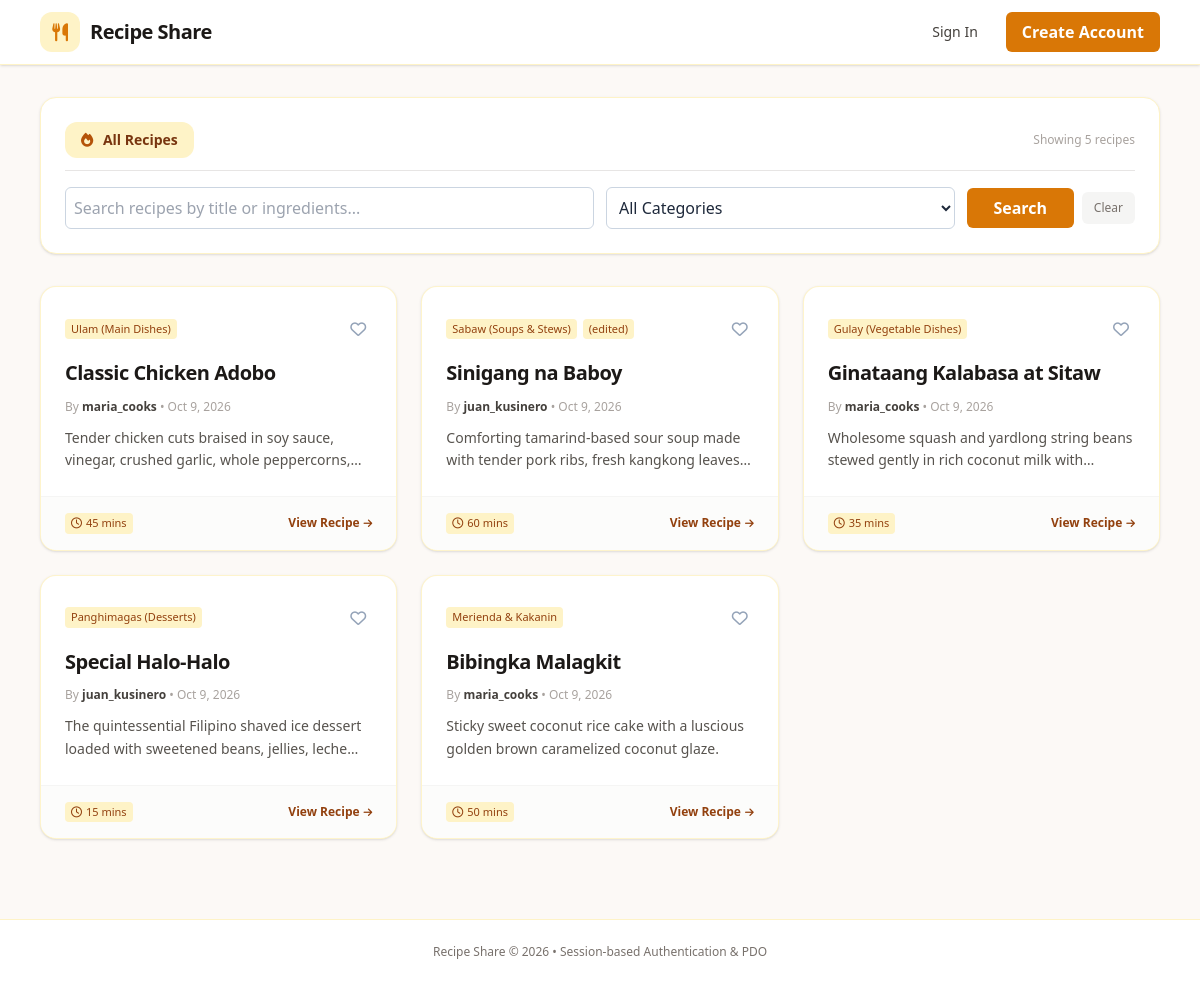
The page / on the database its author committed.
### tables this page shows
CREATE TABLE `recipes` (
  `id` int(11) NOT NULL AUTO_INCREMENT,
  `user_id` int(11) NOT NULL,
  `category_id` int(11) NOT NULL,
  `title` varchar(150) NOT NULL,
  `description` varchar(300) NOT NULL,
  `instructions` text NOT NULL,
  `cooking_time_mins` int(11) DEFAULT 30,
  `servings` int(11) DEFAULT 4,
  `is_edited` tinyint(1) DEFAULT 0,
  `created_at` timestamp NOT NULL DEFAULT current_timestamp(),
  `updated_at` timestamp NOT NULL DEFAULT current_timestamp() ON UPDATE current_timestamp(),
  PRIMARY KEY (`id`),
  KEY `fk_recipes_user` (`user_id`),
  KEY `fk_recipes_category` (`category_id`),
  CONSTRAINT `fk_recipes_category` FOREIGN KEY (`category_id`) REFERENCES `categories` (`id`),
  CONSTRAINT `fk_recipes_user` FOREIGN KEY (`user_id`) REFERENCES `users` (`id`) ON DELETE CASCADE
);

CREATE TABLE `categories` (
  `id` int(11) NOT NULL AUTO_INCREMENT,
  `name` varchar(50) NOT NULL,
  `description` varchar(255) DEFAULT NULL,
  PRIMARY KEY (`id`),
  UNIQUE KEY `name` (`name`)
);

CREATE TABLE `users` (
  `id` int(11) NOT NULL AUTO_INCREMENT,
  `username` varchar(50) NOT NULL,
  `email` varchar(100) NOT NULL,
  `password` varchar(255) NOT NULL,
  `created_at` timestamp NOT NULL DEFAULT current_timestamp(),
  PRIMARY KEY (`id`),
  UNIQUE KEY `username` (`username`),
  UNIQUE KEY `email` (`email`)
);

### classes/Recipe.php (called while the page is built, shortened)
<?php
class Recipe {
    private PDO $pdo;
    public function __construct(?PDO $pdo = null) {
        if ($pdo !== null) {
            $this->pdo = $pdo;
        } else {
            require_once __DIR__ . '/../config/db.php';
            $this->pdo = $GLOBALS['pdo'] ?? ($pdo ?? null);
        }
    }
    public function getAll(?string $keyword = null, ?int $categoryId = null): array {
        $sql = "SELECT r.*, u.username, c.name AS category_name
                FROM recipes r
                JOIN users u ON r.user_id = u.id
                JOIN categories c ON r.category_id = c.id";
        $params = [];
        $sql .= " ORDER BY r.created_at DESC";
        $stmt = $this->pdo->prepare($sql);
        $stmt->execute($params);
        return $stmt->fetchAll();
    }
}

### index.php (the view, shortened to what this page needs)
<?php
require_once __DIR__ . '/classes/Recipe.php';
$isLoggedIn = isset($_SESSION['user_id']);
$userId     = $isLoggedIn ? (int)$_SESSION['user_id'] : 0;
$username   = $_SESSION['username'] ?? '';
$recipeModel   = new Recipe();
$favoriteModel = new Favorite();
$keyword       = trim($_GET['search'] ?? '');
$categoryId    = (isset($_GET['category']) && $_GET['category'] !== '') ? (int)$_GET['category'] : null;
$viewFavorites = ($isLoggedIn && isset($_GET['view']) && $_GET['view'] === 'favorites');
$userFavoritedIds = [];
if ($viewFavorites) {
    $rawFavs = $favoriteModel->getUserFavorites($userId);
    $recipes = array_filter($rawFavs, function ($r) use ($keyword, $categoryId) {
        if ($categoryId !== null && $categoryId > 0 && (int)$r['category_id'] !== $categoryId) {
            return false;
        }
        if ($keyword !== '') {
            $term = mb_strtolower($keyword);
            $inTitle = mb_stripos($r['title'], $term) !== false;
            $inDesc  = mb_stripos($r['description'], $term) !== false;
            if (!$inTitle && !$inDesc) {
                return false;
            }
        }
        return true;
    });
} else {
    $recipes = $recipeModel->getAll($keyword !== '' ? $keyword : null, $categoryId);
}
?>
<!DOCTYPE html>
<html lang="en">
<head>
    <script src="https://cdn.tailwindcss.com"></script>
    <link rel="stylesheet" href="assets/css/tailwind.min.css">
    <link rel="stylesheet" href="assets/fontawesome/css/all.min.css">
</head>
<body class="bg-[#fcf9f6] min-h-screen text-stone-800 antialiased flex flex-col">
    <header class="bg-white border-b border-amber-100 shadow-sm sticky top-0 z-50">
        <div class="max-w-6xl mx-auto px-4 h-16 flex items-center justify-between">
            <a href="index.php" class="flex items-center gap-2.5 group">
                <div class="w-10 h-10 rounded-xl bg-amber-100 flex items-center justify-center text-[#d97706] group-hover:bg-[#d97706] group-hover:text-white transition">
                    <i class="fa-solid fa-utensils text-lg"></i>
                </div>
                <span class="font-bold text-xl tracking-tight text-stone-900 group-hover:text-[#d97706] transition">Recipe Share</span>
            </a>
            <nav class="flex items-center gap-3">
                <?php if ($isLoggedIn): ?>
                    <a href="recipes/create.php"
                       style="background-color: #d97706; color: #ffffff; padding: 8px 16px; border-radius: 6px; font-weight: bold; text-decoration: none;">
                        <i class="fa-solid fa-plus mr-1 text-xs"></i> New Recipe
                    </a>
                    <span class="text-xs text-stone-500 hidden md:inline ml-2">
                        Hi, <strong class="text-stone-800"><?= htmlspecialchars($username) ?></strong>
                    </span>
                    <a href="auth/logout.php"
                       class="text-xs text-stone-500 hover:text-red-600 px-2 py-1 rounded transition">
                        Logout
                    </a>
                <?php else: ?>
                    <a href="auth/login.php" class="px-4 py-2 text-sm font-medium text-stone-700 hover:text-[#d97706] transition">
                        Sign In
                    </a>
                    <a href="auth/register.php"
                       style="background-color: #d97706; color: #ffffff; padding: 8px 16px; border-radius: 6px; font-weight: bold; text-decoration: none;">
                        Create Account
                    </a>
                <?php endif; ?>
            </nav>
        </div>
    </header>
    <main class="flex-1 max-w-6xl w-full mx-auto px-4 py-8 space-y-8">
        <div class="bg-white p-6 rounded-2xl shadow-sm border border-amber-100 space-y-4">
            <div class="flex items-center justify-between border-b border-stone-200 pb-3">
                <div class="flex items-center gap-2">
                    <a href="index.php"
                       class="px-4 py-2 rounded-xl text-sm font-semibold transition <?= !$viewFavorites ? 'bg-amber-100 text-amber-900' : 'text-stone-600 hover:bg-stone-100' ?>">
                        <i class="fa-solid fa-fire text-amber-700 mr-1.5"></i> All Recipes
                    </a>
                </div>
                <span class="text-xs text-stone-400 hidden sm:inline">
                    Showing <?= count($recipes) ?> <?= count($recipes) === 1 ? 'recipe' : 'recipes' ?>
                </span>
            </div>
            <form id="filter-form" onsubmit="event.preventDefault();" class="grid grid-cols-1 sm:grid-cols-12 gap-3 items-center">
                <div class="sm:col-span-6">
                    <input type="text" id="live-search" name="search"
                           value="<?= htmlspecialchars($keyword) ?>"
                           placeholder="Search recipes by title or ingredients..."
                           style="border: 1px solid #cbd5e1; background-color: #ffffff; color: #1e293b; padding: 8px; border-radius: 6px; width: 100%;">
                </div>
                <div class="sm:col-span-4">
                    <select id="live-category" name="category" style="border: 1px solid #cbd5e1; background-color: #ffffff; color: #1e293b; padding: 8px; border-radius: 6px; width: 100%;">
                        <option value="">All Categories</option>
                    </select>
                </div>
                <div class="sm:col-span-2 flex items-center gap-2">
                    <button type="button" id="search-btn"
                            style="background-color: #d97706; color: #ffffff; padding: 8px 16px; border-radius: 6px; font-weight: bold; text-decoration: none; border: none; cursor: pointer; width: 100%;">
                        Search
                    </button>
                    <button type="button" id="clear-filter-btn" title="Reset Filters"
                            class="px-3 py-2 text-xs text-stone-500 hover:text-stone-800 bg-stone-100 rounded-md cursor-pointer">
                        Clear
                    </button>
                </div>
            </form>
        </div>
        <div id="recipes-grid" class="grid grid-cols-1 md:grid-cols-2 lg:grid-cols-3 gap-6 <?= empty($recipes) ? 'hidden' : '' ?>">
            <?php foreach ($recipes as $r): ?>
                <?php
                $recipeId = (int)$r['id'];
                $isFav    = isset($userFavoritedIds[$recipeId]);
                ?>
                <div class="recipe-card bg-white rounded-2xl border border-amber-100/90 shadow-sm hover:shadow-md transition flex flex-col justify-between overflow-hidden"
                     data-title="<?= htmlspecialchars(mb_strtolower($r['title'])) ?>"
                     data-category="<?= htmlspecialchars((string)$r['category_id']) ?>"
                     data-desc="<?= htmlspecialchars(mb_strtolower($r['description'])) ?>">
                    <div class="p-6 space-y-3">
                        <div class="flex items-center justify-between gap-2">
                            <div class="flex flex-wrap items-center gap-1.5">
                                <span style="background-color: #fef3c7; color: #92400e; font-size: 11px; padding: 2px 6px; border-radius: 4px;">
                                    <?= htmlspecialchars($r['category_name']) ?>
                                </span>
                                <?php if ((int)$r['is_edited'] === 1): ?>
                                    <span style="background-color: #fef3c7; color: #92400e; font-size: 11px; padding: 2px 6px; border-radius: 4px;">
                                        (edited)
                                    </span>
                                <?php endif; ?>
                            </div>
                            <button type="button"
                                    class="fav-btn p-1.5 rounded-full hover:bg-rose-50 transition cursor-pointer"
                                    data-recipe-id="<?= htmlspecialchars((string)$recipeId) ?>"
                                    title="<?= $isFav ? 'Favorited' : 'Add to Favorites' ?>">
                                <i class="<?= $isFav ? 'fa-solid' : 'fa-regular' ?> fa-heart text-base"
                                   style="color: <?= $isFav ? '#ef4444' : '#94a3b8' ?>;"></i>
                            </button>
                        </div>
                        <h2 class="text-xl font-bold text-stone-900 tracking-tight leading-snug hover:text-[#d97706] transition">
                            <a href="recipes/view.php?id=<?= htmlspecialchars((string)$recipeId) ?>">
                                <?= htmlspecialchars($r['title']) ?>
                            </a>
                        </h2>
                        <p class="text-xs text-stone-400">
                            By <strong class="text-stone-700"><?= htmlspecialchars($r['username']) ?></strong>
                            &bull; <?= htmlspecialchars(date('M j, Y', strtotime($r['created_at']))) ?>
                        </p>
                        <p class="text-sm text-stone-600 line-clamp-2 leading-relaxed">
                            <?= htmlspecialchars($r['description']) ?>
                        </p>
                    </div>
                    <div class="px-6 py-4 bg-stone-50/60 border-t border-stone-100 flex items-center justify-between">
                        <span style="background-color: #fef3c7; color: #92400e; font-size: 11px; padding: 2px 6px; border-radius: 4px;">
                            <i class="fa-regular fa-clock mr-1"></i><?= htmlspecialchars((string)$r['cooking_time_mins']) ?> mins
                        </span>
                        <a href="recipes/view.php?id=<?= htmlspecialchars((string)$recipeId) ?>"
                           class="text-xs font-semibold text-amber-800 hover:text-amber-950 flex items-center gap-1 transition">
                            <span>View Recipe</span>
                            <i class="fa-solid fa-arrow-right text-[10px]"></i>
                        </a>
                    </div>
                </div>
            <?php endforeach; ?>
        </div>
    </main>
    <footer class="border-t border-amber-100 bg-white py-6 text-center text-xs text-stone-500 mt-12">
        Recipe Share &copy; <?= date('Y') ?> &bull; Session-based Authentication &amp; PDO
    </footer>
</body>
</html>

### rows shown on the page
recipes: category.name "Ulam (Main Dishes)", title "Classic Chicken Adobo", user.username "maria_cooks", created_at "Oct 9, 2026", description "Tender chicken cuts braised in soy sauce, vinegar, crushed garlic, whole…", cooking_time_mins "45"
recipes: category.name "Sabaw (Soups & Stews)", is_edited "(edited)", title "Sinigang na Baboy", user.username "juan_kusinero", created_at "Oct 9, 2026", description "Comforting tamarind-based sour soup made with tender pork ribs, fresh kangkong…", cooking_time_mins "60"
recipes: category.name "Gulay (Vegetable Dishes)", title "Ginataang Kalabasa at Sitaw", user.username "maria_cooks", created_at "Oct 9, 2026", description "Wholesome squash and yardlong string beans stewed gently in rich coconut milk…", cooking_time_mins "35"
recipes: category.name "Panghimagas (Desserts)", title "Special Halo-Halo", user.username "juan_kusinero", created_at "Oct 9, 2026", description "The quintessential Filipino shaved ice dessert loaded with sweetened beans, jellies,…", cooking_time_mins "15"
recipes: category.name "Merienda & Kakanin", title "Bibingka Malagkit", user.username "maria_cooks", created_at "Oct 9, 2026", description "Sticky sweet coconut rice cake with a luscious golden brown caramelized coconut glaze.", cooking_time_mins "50"

### other values the page prints
count($recipes) "5"
